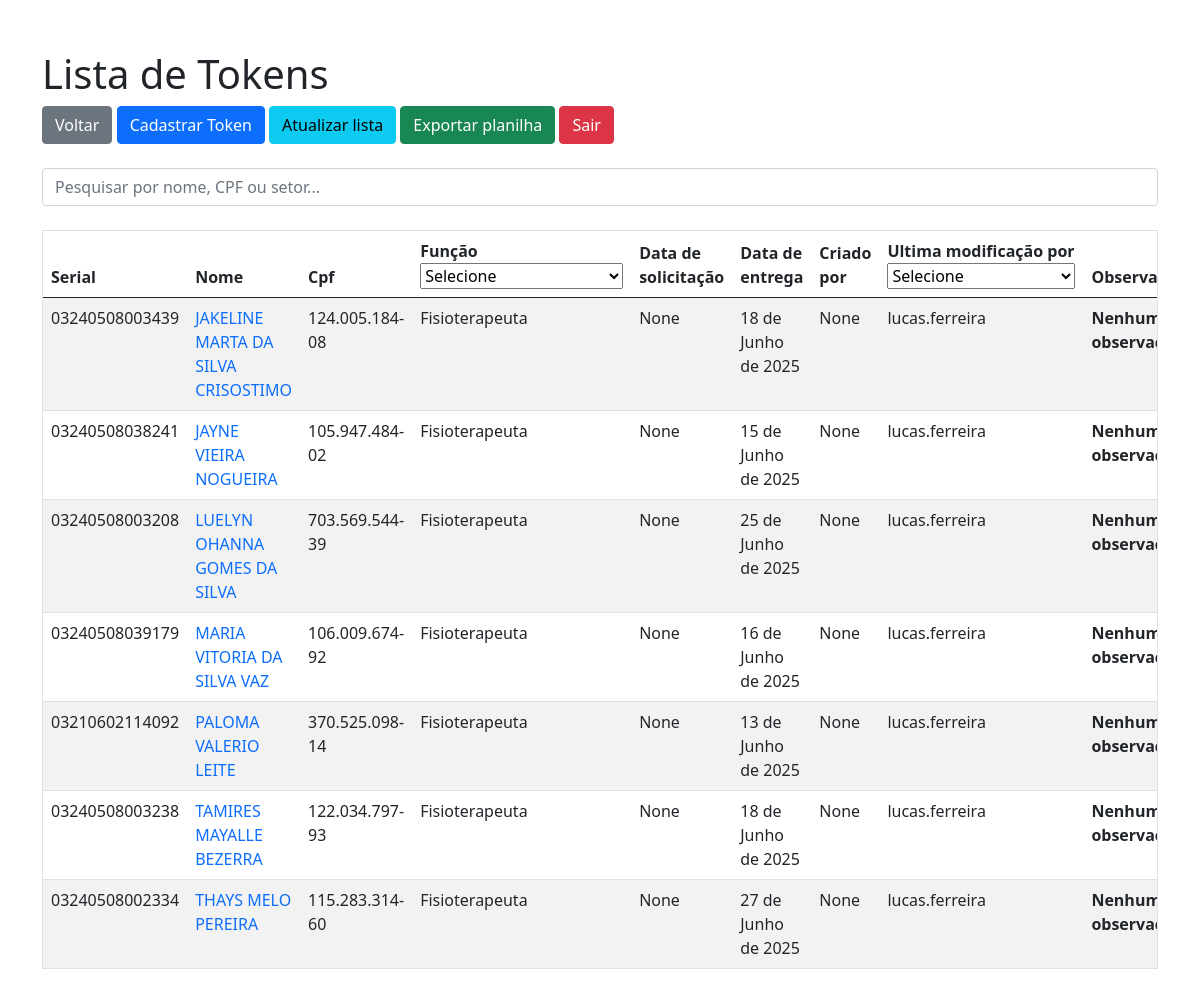
The page /lista_tokens/Fisioterapeuta/ (signed in) on the database its author committed.
### tokens_app/models.py (models this page shows)
class Token(models.Model):
    nome_responsavel = models.CharField(max_length=125, null=False, blank=False)
    cpf_responsavel = models.CharField(max_length=14, null=True, blank=True)
    funcao_responsavel = models.CharField(max_length=125, choices=FUNCOES, null=True, blank=True)
    serial = models.CharField(max_length=14, null=True, blank=True)
    data_solicitacao = models.DateField(null=True, blank=True, default=None)
    data_entrega = models.DateField(blank=True, null=True)
    data_modificacao = models.DateField(auto_now=True)
    observacao = models.TextField(null=True, blank=True)
    criador = models.CharField(max_length=125, null=True, blank=True)
    modificador = models.CharField(max_length=125, null=True, blank=True)
    token_entregue = models.BooleanField(default=False)
    token_ativo = models.BooleanField(default=True)
    def __str__(self):
        return f"{self.nome_responsavel}"

### tokens_app/views.py (the view)
# urls.py: path("lista_tokens/<str:funcao>/", views.lista_tokens_funcao, name="lista_tokens_funcao"),
def lista_tokens_funcao(request, funcao):
    if not request.user.is_authenticated:
        return redirect('login')
    else:
        logger.info(f"User {request.user.username} Acessou a lista de tokens da função {funcao}. {time.strftime('%Y-%m-%d %H:%M:%S')}")
        tokens = Token.objects.filter(funcao_responsavel=funcao).order_by('nome_responsavel')
        if not tokens:
            return HttpResponse("Nenhum token encontrado para esta função.")
        return render(request, 'lista_tokens.html', {'tokens': tokens, "usuario": request.user, "funcoes": funcoes, "data_entregas": data_entregas, "assistentes": assistentes})

### tokens_app/templates/lista_tokens.html (shortened to what this page needs)
{% extends "base.html" %}
{% block content %}
<div class="container">
    <div class="head">
        <div class="head_left">
            <h1>Lista de Tokens</h1>
            <a href="{% url 'home' %}" class="btn btn-secondary">Voltar</a>
            <a href="{% url 'novo_token' %}" class="btn btn-primary">Cadastrar Token</a>
            <a href="{% url 'lista_tokens' %}" name="recarregar_lista" class="btn btn-info">Atualizar lista</a>
            <a href="{% url 'exportar_planilha' %}" name="exportar_planilha" class="btn btn-success">Exportar planilha</a>
            <a href="{% url 'logout' %}" name="logout" class="btn btn-danger">Sair</a>
        </div>
        <br>
        <input type="text" id='searchInput' placeholder='Pesquisar por nome, CPF ou setor...' class="form-control">
        <br>
        <div style="max-height: 70vh; overflow-y: auto; border: 1px solid #dee2e6;">
            <table class="table table-striped">
                <thead>
                    <tr>
                        <th>Serial</th>
                        <th>Nome</th>
                        <th>Cpf</th>
                        <th>Função
                            <select name="select_funcao" id="select_funcao" onchange="window.location.href='/lista_tokens/' + this.value">
                                <option>Selecione</option>
                            </select>
                        </th>
                        <th>Data de solicitação</th>
                        <th>Data de entrega</th>
                        <th>Criado por</th>
                        <th>Ultima modificação por
                            <select name="ultimaModificacao" id="ultimaModificacao" onchange="window.location.href='/lista_tokens_assistente/' + this.value">
                                <option value="">Selecione</option>
                            </select>
                        </th>
                        <th>Observação</th>
                    </tr>
                </thead>
                <tbody>
                    {% for token in tokens %}
                        {% if token.token_ativo %}
                            <tr>
                                <td>{{ token.serial }}</td>
                                <td><a href="{% url 'atualizar_token' token.id %}" style="text-decoration: none;">{{ token }}</a></td>
                                <td id="cpf">{{ token.cpf_responsavel }}</td>
                                <td>{{ token.funcao_responsavel }}</td>
                                <td>{{ token.data_solicitacao }}</td>
                                <td>{{ token.data_entrega }}</td>
                                <td>{{ token.criador}} </td>
                                <td> {{token.modificador}} </td>
                                {% if token.observacao != "" %}
                                {% if token.observacao|length > 30 %}
                                <td>Entre na edição para ver a observação.</td>
                                {% else %}
                                <td>{{token.observacao}}</td>
                                {% endif %}
                                {% else %}
                                <td><b>Nenhuma observação</b></td>
                                {% endif %}
                            </tr>
                        {% endif %}
                    {% endfor %}
                </tbody>
            </table>
        </div>
    </div>
    {% endblock %}

### rows shown on the page
Token: serial "03240508003439", nome_responsavel "JAKELINE MARTA DA SILVA CRISOSTIMO", cpf_responsavel "124.005.184-08", funcao_responsavel "Fisioterapeuta", data_solicitacao "None", data_entrega "18 de Junho de 2025", criador "None", modificador "lucas.ferreira", observacao "Nenhuma observação"
Token: serial "03240508038241", nome_responsavel "JAYNE VIEIRA NOGUEIRA", cpf_responsavel "105.947.484-02", funcao_responsavel "Fisioterapeuta", data_solicitacao "None", data_entrega "15 de Junho de 2025", criador "None", modificador "lucas.ferreira", observacao "Nenhuma observação"
Token: serial "03240508003208", nome_responsavel "LUELYN OHANNA GOMES DA SILVA", cpf_responsavel "703.569.544-39", funcao_responsavel "Fisioterapeuta", data_solicitacao "None", data_entrega "25 de Junho de 2025", criador "None", modificador "lucas.ferreira", observacao "Nenhuma observação"
Token: serial "03240508039179", nome_responsavel "MARIA VITORIA DA SILVA VAZ", cpf_responsavel "106.009.674-92", funcao_responsavel "Fisioterapeuta", data_solicitacao "None", data_entrega "16 de Junho de 2025", criador "None", modificador "lucas.ferreira", observacao "Nenhuma observação"
Token: serial "03210602114092", nome_responsavel "PALOMA VALERIO LEITE", cpf_responsavel "370.525.098-14", funcao_responsavel "Fisioterapeuta", data_solicitacao "None", data_entrega "13 de Junho de 2025", criador "None", modificador "lucas.ferreira", observacao "Nenhuma observação"
Token: serial "03240508003238", nome_responsavel "TAMIRES MAYALLE BEZERRA", cpf_responsavel "122.034.797-93", funcao_responsavel "Fisioterapeuta", data_solicitacao "None", data_entrega "18 de Junho de 2025", criador "None", modificador "lucas.ferreira", observacao "Nenhuma observação"
Token: serial "03240508002334", nome_responsavel "THAYS MELO PEREIRA", cpf_responsavel "115.283.314-60", funcao_responsavel "Fisioterapeuta", data_solicitacao "None", data_entrega "27 de Junho de 2025", criador "None", modificador "lucas.ferreira", observacao "Nenhuma observação"
